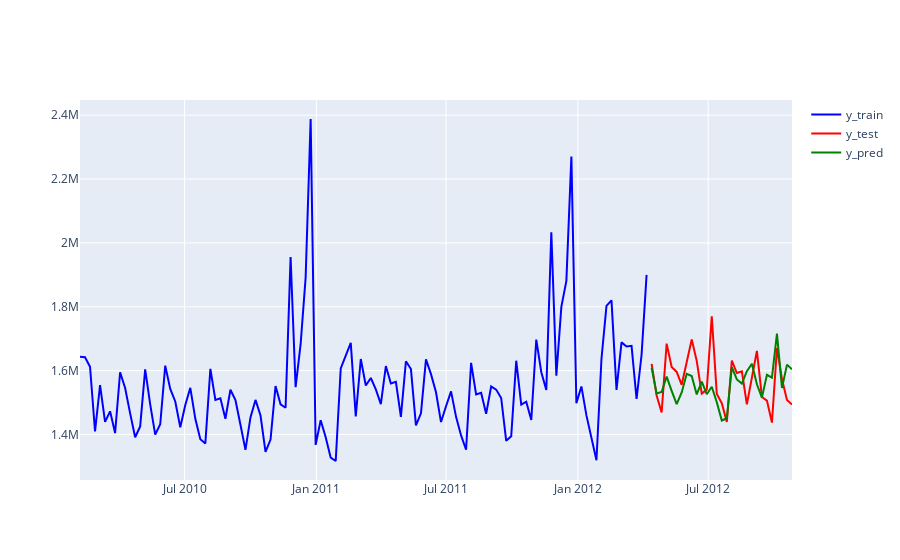

Notebook code for this chart:
### Code cell
fh = np.arange(1,len(y_test)+1)

gscv.fit(transformed_df, fh=fh)
y_pred = inverse_transform(gscv.predict(fh))
plot_ys(y_train, y_test, y_pred, labels=["y_train", "y_test", "y_pred"])
mape_loss(y_test, y_pred)
